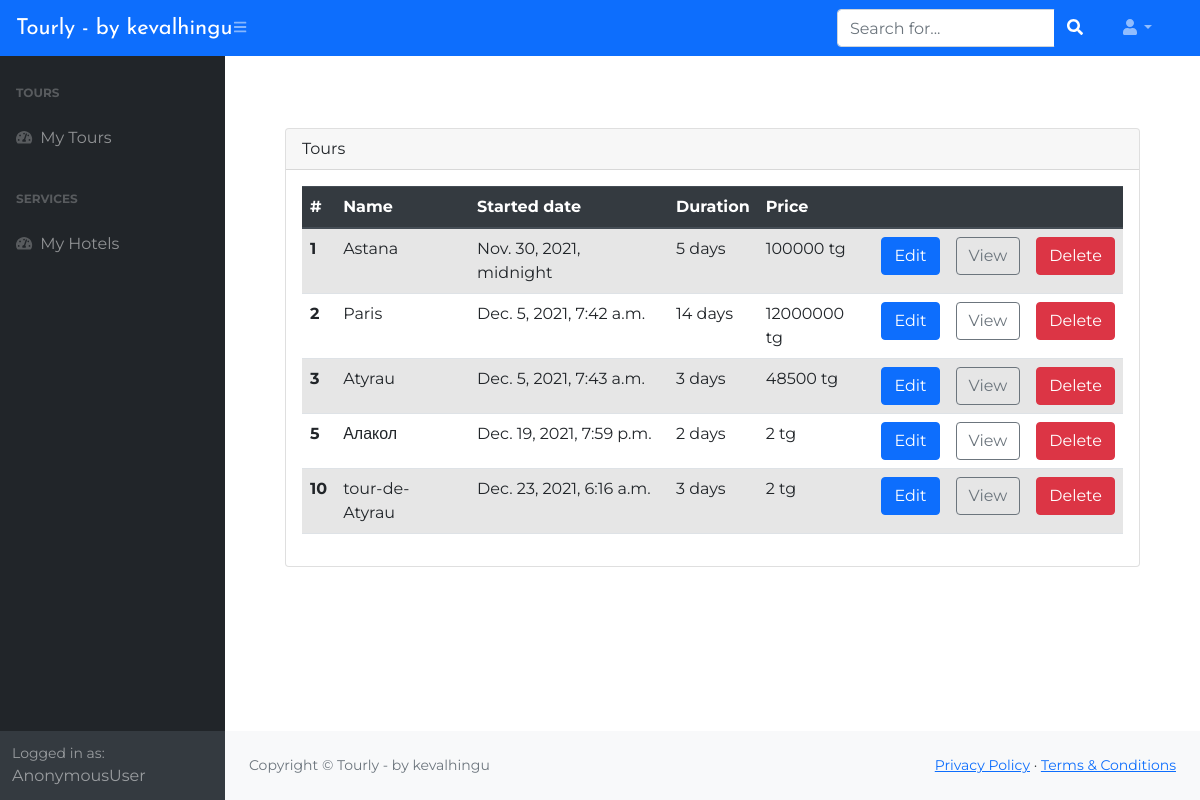
/tours_list, run on the app's committed database.
### web_tech_django/apps/blog/models.py (models this page shows, shortened)
class Tour(models.Model):
    name = models.CharField('Tour name', max_length=60)
    description = models.TextField('Tour description')
    started = models.DateTimeField('Started date')
    duration = models.IntegerField('Tour duration')
    price = models.IntegerField('Tour price')
    image = models.ImageField('Tour image', upload_to='tours/')

### web_tech_django/apps/blog/views.py (the view)
# urls.py: path('tours_list', views.tours_list, name='tours_list'),
def tours_list(request):
    context = {'tours': Tour.objects.all()}
    return render(request, 'admin/tours_list.html', context)

### web_tech_django/templates/admin/tours_list.html (shortened to what this page needs)
{% extends 'admin/base_admin.html' %}
{% block content %}
    <div class="container">
        <div class="card">
            <div class="card-header">
                Tours
            </div>
            <div class="card-body">
                <table class="table table-hover table-striped">
                    <thead class="thead-dark">
                        <tr>
                            <th scope="col">#</th>
                              <th scope="col">Name</th>
                              <th scope="col">Started date</th>
                              <th scope="col">Duration</th>
                              <th scope="col">Price</th>
                              <th scope="col"></th>
                              <th scope="col"></th>
                              <th scope="col"></th>
                        </tr>
                    </thead>
                    <tbody>
                    {% if tours %}
                        {% for tour in tours %}
                                <tr>
                                    <th scope="row">{{ tour.id }}</th>
                                    <td>{{ tour.name }}</td>
                                    <td>{{ tour.started }}</td>
                                    <td>{{ tour.duration }} days</td>
                                    <td>{{ tour.price }} tg</td>
                                    <td><a href="{% url 'blog:tour_edit' id=tour.id %}" class="btn btn-primary">Edit</a></td>
                                    <td><a href="{% url 'blog:tour_detail' id=tour.id %}" class="btn btn-outline-secondary">View</a></td>
                                    <td><a href="{% url 'blog:tour_delete' id=tour.id %}" class="btn btn-danger">Delete</a></td>
                                </tr>
                        {% endfor %}
                    {% else %}
                        <div>Tours are not available!</div>
                    {% endif %}
                    </tbody>
                </table>
            </div>
        </div>
    </div>
{% endblock %}

### web_tech_django/static/blog/css/admin.css (style rules this page uses)
body { background-color: #fff; font-family: 'Montserrat', sans-serif; font-size: 16px; -webkit-transition: 0.5s; -o-transition: 0.5s; transition: 0.5s; }

### data on the page
Tour: id "1", name "Astana", started "Nov. 30, 2021, midnight", duration "5", price "100000"
Tour: id "2", name "Paris", started "Dec. 5, 2021, 7:42 a.m.", duration "14", price "12000000"
Tour: id "3", name "Atyrau", started "Dec. 5, 2021, 7:43 a.m.", duration "3", price "48500"
Tour: id "5", name "Алакол", started "Dec. 19, 2021, 7:59 p.m.", duration "2", price "2"
Tour: id "10", name "tour-de-Atyrau", started "Dec. 23, 2021, 6:16 a.m.", duration "3", price "2"

### other printed values
{{ user }} "AnonymousUser"
